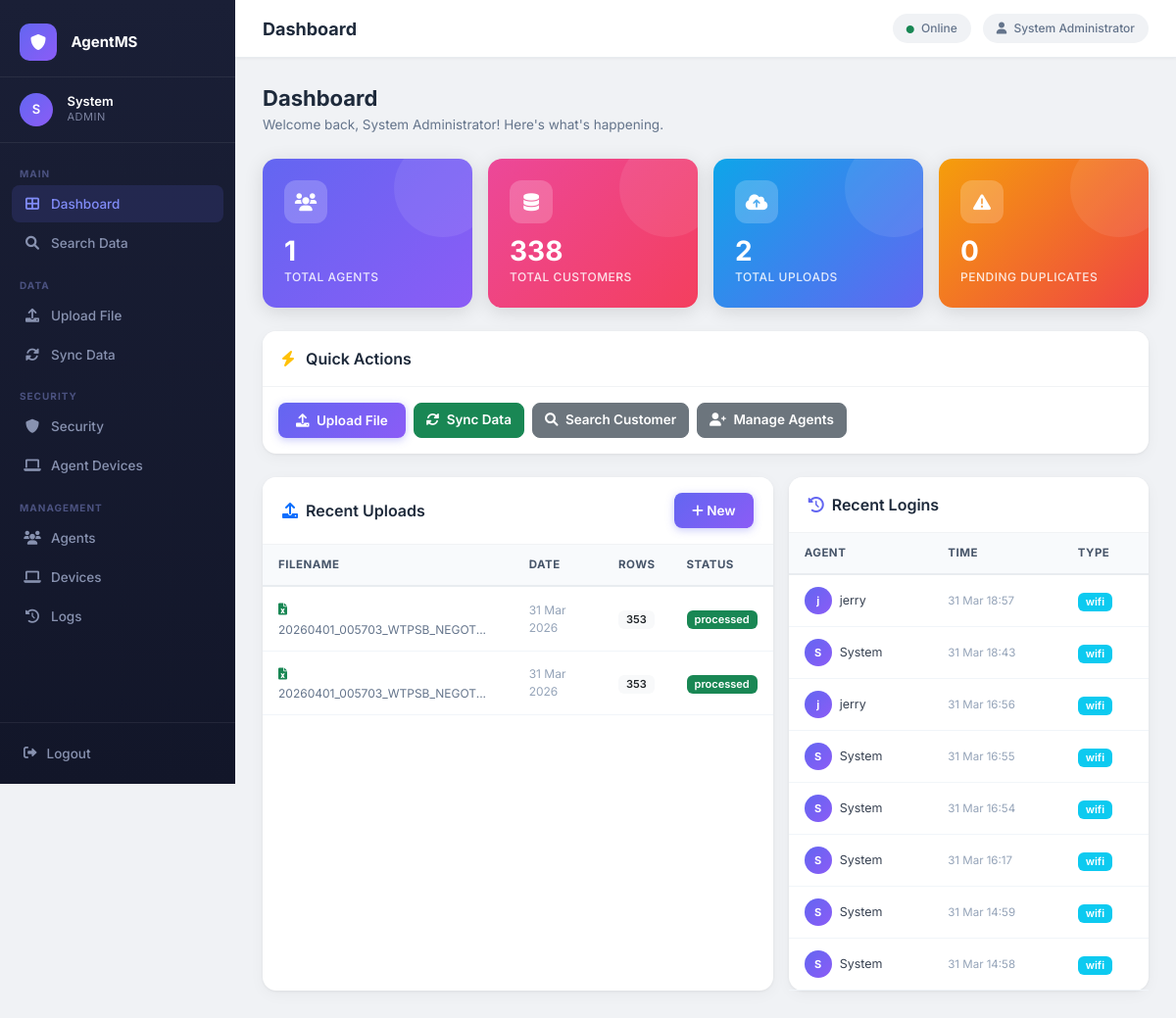
The page /admin (signed in) on the database its author committed.
### app.py (models this page shows, shortened)
class User(UserMixin, db.Model):
    __tablename__ = 'users'
    id = db.Column(db.Integer, primary_key=True)
    username = db.Column(db.String(80), unique=True, nullable=False)
    email = db.Column(db.String(120), unique=True, nullable=False)
    password_hash = db.Column(db.String(200), nullable=False)
    role = db.Column(db.String(20), nullable=False)
    full_name = db.Column(db.String(100))
    phone = db.Column(db.String(20))
    is_active = db.Column(db.Boolean, default=True)
    created_at = db.Column(db.DateTime, default=datetime.utcnow)
    last_login = db.Column(db.DateTime)
    login_logs = db.relationship('LoginLog', backref='user', lazy=True)
    search_logs = db.relationship('SearchLog', backref='user', lazy=True)
    password_changed_at = db.Column(db.DateTime, default=datetime.utcnow)
    must_change_password = db.Column(db.Boolean, default=False)
    credit_balance = db.Column(db.Integer, default=0)
    def is_password_expired(self):
        policy = SystemSettings.get('password_expiry_days')
        if not policy or int(policy) == 0:
            return False
        expiry_days = int(policy)
        if not self.password_changed_at:
            return True
        return (datetime.utcnow() - self.password_changed_at).days >= expiry_days

class Upload(db.Model):
    __tablename__ = 'uploads'
    id = db.Column(db.Integer, primary_key=True)
    filename = db.Column(db.String(200), nullable=False)
    file_path = db.Column(db.String(500))
    upload_date = db.Column(db.DateTime, default=datetime.utcnow)
    admin_id = db.Column(db.Integer, db.ForeignKey('users.id'))
    row_count = db.Column(db.Integer)
    column_count = db.Column(db.Integer)
    columns_found = db.Column(db.Text)
    column_mapping = db.Column(db.Text, default='{}')
    year = db.Column(db.Integer)
    is_current = db.Column(db.Boolean, default=True)
    status = db.Column(db.String(20), default='pending')
    admin = db.relationship('User', backref='uploads')

class LoginLog(db.Model):
    __tablename__ = 'login_logs'
    id = db.Column(db.Integer, primary_key=True)
    user_id = db.Column(db.Integer, db.ForeignKey('users.id'))
    login_time = db.Column(db.DateTime, default=datetime.utcnow)
    logout_time = db.Column(db.DateTime)
    ip_address = db.Column(db.String(45))
    location = db.Column(db.String(200))
    device_info = db.Column(db.String(500))
    connection_type = db.Column(db.String(50))
    session_duration = db.Column(db.Integer)
    session_id = db.Column(db.String(100), unique=True)

### app.py (the view)
@app.route('/admin')
@login_required
@admin_required
def admin_dashboard():
    total_agents = User.query.filter_by(role='agent').count()
    total_customers = CustomerData.query.count()
    total_uploads = Upload.query.count()
    recent_uploads = Upload.query.order_by(Upload.upload_date.desc()).limit(10).all()
    recent_logins = LoginLog.query.order_by(LoginLog.login_time.desc()).limit(20).all()
    pending_duplicates = DuplicateRecordLog.query.filter_by(action_taken='pending').count()
    return render_template('admin_dashboard.html',
                         total_agents=total_agents,
                         total_customers=total_customers,
                         total_uploads=total_uploads,
                         recent_uploads=recent_uploads,
                         recent_logins=recent_logins,
                         pending_duplicates=pending_duplicates)

### app.py (called while the page is built)
def admin_required(f):
    @wraps(f)
    def decorated_function(*args, **kwargs):
        if not current_user.is_authenticated or current_user.role != 'admin':
            flash('Admin access required', 'danger')
            return redirect(url_for('login'))
        return f(*args, **kwargs)
    return decorated_function

@login_manager.user_loader
def load_user(user_id):
    return User.query.get(int(user_id))

@app.context_processor
def inject_globals():
    try:
        from flask_login import current_user
        if current_user.is_authenticated and current_user.role == 'admin':
            count = AgentDevice.query.filter_by(status='pending').count()
            phase2 = SystemSettings.get('phase2_enabled', '0') == '1'
            return {'pending_devices_count': count, 'phase2_enabled': phase2}
    except:
        pass
    return {'pending_devices_count': 0, 'phase2_enabled': False}

    @staticmethod
    def get(key, default=None):
        s = SystemSettings.query.filter_by(key=key).first()
        return s.value if s else default

### templates/admin_dashboard.html
{% extends "base.html" %}
{% block page_title %}Dashboard{% endblock %}
{% block content %}
<div class="page-header">
    <h2>Dashboard</h2>
    <p>Welcome back, {{ current_user.full_name }}! Here's what's happening.</p>
</div>
<div class="row g-3 mb-4">
    <div class="col-md-3 col-sm-6">
        <div class="stat-card stat-purple">
            <div class="stat-icon"><i class="fas fa-users"></i></div>
            <div class="stat-value">{{ total_agents }}</div>
            <div class="stat-label">Total Agents</div>
        </div>
    </div>
    <div class="col-md-3 col-sm-6">
        <div class="stat-card stat-pink">
            <div class="stat-icon"><i class="fas fa-database"></i></div>
            <div class="stat-value">{{ total_customers }}</div>
            <div class="stat-label">Total Customers</div>
        </div>
    </div>
    <div class="col-md-3 col-sm-6">
        <div class="stat-card stat-blue">
            <div class="stat-icon"><i class="fas fa-cloud-upload-alt"></i></div>
            <div class="stat-value">{{ total_uploads }}</div>
            <div class="stat-label">Total Uploads</div>
        </div>
    </div>
    <div class="col-md-3 col-sm-6">
        <div class="stat-card stat-orange">
            <div class="stat-icon"><i class="fas fa-exclamation-triangle"></i></div>
            <div class="stat-value">{{ pending_duplicates }}</div>
            <div class="stat-label">Pending Duplicates</div>
        </div>
    </div>
</div>
<div class="row g-3 mb-4">
    <div class="col-12">
        <div class="card">
            <div class="card-header">
                <i class="fas fa-bolt me-2 text-warning"></i> Quick Actions
            </div>
            <div class="card-body d-flex flex-wrap gap-2 py-3">
                <a href="{{ url_for('admin_upload') }}" class="btn btn-primary">
                    <i class="fas fa-upload me-1"></i> Upload File
                </a>
                <a href="{{ url_for('admin_sync') }}" class="btn btn-success">
                    <i class="fas fa-sync-alt me-1"></i> Sync Data
                </a>
                <a href="{{ url_for('admin_search') }}" class="btn btn-secondary">
                    <i class="fas fa-search me-1"></i> Search Customer
                </a>
                <a href="{{ url_for('admin_agents') }}" class="btn btn-secondary">
                    <i class="fas fa-user-plus me-1"></i> Manage Agents
                </a>
            </div>
        </div>
    </div>
</div>
<div class="row g-3">
    <div class="col-lg-7">
        <div class="card h-100">
            <div class="card-header d-flex justify-content-between align-items-center">
                <span><i class="fas fa-upload me-2 text-primary"></i>Recent Uploads</span>
                <a href="{{ url_for('admin_upload') }}" class="btn btn-sm btn-primary">
                    <i class="fas fa-plus"></i> New
                </a>
            </div>
            <div class="card-body p-0">
                <div class="table-responsive">
                    <table class="table mb-0">
                        <thead>
                            <tr>
                                <th>Filename</th>
                                <th>Date</th>
                                <th>Rows</th>
                                <th>Status</th>
                            </tr>
                        </thead>
                        <tbody>
                            {% for upload in recent_uploads %}
                            <tr>
                                <td>
                                    <span style="font-size:12px;color:#64748b">
                                        <i class="fas fa-file-excel me-1 text-success"></i>
                                        {{ upload.filename | truncate(30) }}
                                    </span>
                                </td>
                                <td style="font-size:12px;color:#94a3b8">{{ upload.upload_date.strftime('%d %b %Y') }}</td>
                                <td><span class="badge bg-light text-dark">{{ upload.row_count }}</span></td>
                                <td>
                                    <span class="badge {% if upload.status == 'processed' %}bg-success{% elif upload.status == 'synced' %}bg-info{% else %}bg-warning text-dark{% endif %}">
                                        {{ upload.status }}
                                    </span>
                                </td>
                            </tr>
                            {% endfor %}
                        </tbody>
                    </table>
                </div>
            </div>
        </div>
    </div>
    <div class="col-lg-5">
        <div class="card h-100">
            <div class="card-header">
                <i class="fas fa-history me-2 text-purple" style="color:#6366f1"></i>Recent Logins
            </div>
            <div class="card-body p-0">
                <div class="table-responsive">
                    <table class="table mb-0">
                        <thead>
                            <tr>
                                <th>Agent</th>
                                <th>Time</th>
                                <th>Type</th>
                            </tr>
                        </thead>
                        <tbody>
                            {% for log in recent_logins %}
                            <tr>
                                <td>
                                    <div style="display:flex;align-items:center;gap:8px">
                                        <div style="width:28px;height:28px;border-radius:50%;background:linear-gradient(135deg,#6366f1,#8b5cf6);display:flex;align-items:center;justify-content:center;color:white;font-size:11px;font-weight:700">
                                            {{ log.user.full_name[:1] }}
                                        </div>
                                        <span style="font-size:12.5px">{{ log.user.full_name.split()[0] }}</span>
                                    </div>
                                </td>
                                <td style="font-size:11.5px;color:#94a3b8">{{ log.login_time.strftime('%d %b %H:%M') }}</td>
                                <td>
                                    <span class="badge {% if log.connection_type == 'wifi' %}bg-info{% else %}bg-warning text-dark{% endif %}">
                                        {{ log.connection_type }}
                                    </span>
                                </td>
                            </tr>
                            {% endfor %}
                        </tbody>
                    </table>
                </div>
            </div>
        </div>
    </div>
</div>
{% endblock %}

### templates/base.html (shortened to what this page needs)
<!DOCTYPE html>
<html lang="en">
<head>
    <link href="https://cdn.jsdelivr.net/npm/bootstrap@5.1.3/dist/css/bootstrap.min.css" rel="stylesheet">
    <link href="https://cdn.datatables.net/1.11.5/css/dataTables.bootstrap5.min.css" rel="stylesheet">
    <link href="https://cdnjs.cloudflare.com/ajax/libs/font-awesome/6.0.0/css/all.min.css" rel="stylesheet">
</head>
<body class="{% if not current_user.is_authenticated %}no-sidebar{% endif %}">
{% if current_user.is_authenticated %}
<div class="sidebar">
    <div class="sidebar-brand">
        <span class="brand-icon"><i class="fas fa-shield-alt"></i></span>
        <span>AgentMS</span>
    </div>
    <div class="sidebar-user">
        <div class="avatar">{{ current_user.full_name[:1] }}</div>
        <div class="user-info">
            <div class="user-name">{{ current_user.full_name.split()[0] }}</div>
            <div class="user-role">{{ current_user.role }}</div>
        </div>
    </div>
    <div class="sidebar-nav">
        {% if current_user.role == 'admin' %}
        <div class="nav-section-label">Main</div>
        <a class="nav-link {% if request.endpoint == 'admin_dashboard' %}active{% endif %}"
           href="{{ url_for('admin_dashboard') }}">
            <i class="fas fa-th-large"></i> Dashboard
        </a>
        <a class="nav-link {% if request.endpoint == 'admin_search' %}active{% endif %}"
           href="{{ url_for('admin_search') }}">
            <i class="fas fa-search"></i> Search Data
        </a>
        <div class="nav-section-label mt-2">Data</div>
        <a class="nav-link {% if request.endpoint == 'admin_upload' %}active{% endif %}"
           href="{{ url_for('admin_upload') }}">
            <i class="fas fa-upload"></i> Upload File
        </a>
        <a class="nav-link {% if request.endpoint == 'admin_sync' %}active{% endif %}"
           href="{{ url_for('admin_sync') }}">
            <i class="fas fa-sync-alt"></i> Sync Data
        </a>
        <div class="nav-section-label mt-2">Security</div>
        <a class="nav-link {% if request.endpoint == 'admin_security' %}active{% endif %}"
           href="{{ url_for('admin_security') }}">
            <i class="fas fa-shield-alt"></i> Security
        </a>
        <a class="nav-link {% if request.endpoint == 'admin_devices' %}active{% endif %}"
           href="{{ url_for('admin_devices') }}">
            <i class="fas fa-laptop"></i> Agent Devices
        </a>
        <div class="nav-section-label mt-2">Management</div>
        <a class="nav-link {% if request.endpoint == 'admin_agents' %}active{% endif %}"
           href="{{ url_for('admin_agents') }}">
            <i class="fas fa-users"></i> Agents
        </a>
        <a class="nav-link {% if request.endpoint == 'admin_devices' %}active{% endif %}"
           href="{{ url_for('admin_devices') }}">
            <i class="fas fa-laptop"></i> Devices
            {% set pending_count = pending_devices_count | default(0) %}
        </a>
        <a class="nav-link {% if request.endpoint == 'admin_logs' %}active{% endif %}"
           href="{{ url_for('admin_logs') }}">
            <i class="fas fa-history"></i> Logs
        </a>
        {% endif %}
    </div>
    <div class="sidebar-footer">
        <a class="nav-link" href="{{ url_for('logout') }}">
            <i class="fas fa-sign-out-alt"></i> Logout
        </a>
    </div>
</div>
<div class="main-wrapper">
    <div class="topbar">
        <div class="topbar-title">{% block page_title %}Agent Management System{% endblock %}</div>
        <div class="topbar-right">
            <span class="topbar-badge"><i class="fas fa-circle text-success me-1" style="font-size:8px"></i> Online</span>
            <span class="topbar-badge"><i class="fas fa-user me-1"></i> {{ current_user.full_name }}</span>
        </div>
    </div>
    <div class="content-area">
        {% block content %}{% endblock %}
    </div>
</div>
{% endif %}
</body>
</html>

### rows shown on the page
User: full_name "S", full_name "System", role "ADMIN", full_name "System Administrator"
Upload: filename "20260401_005703_WTPSB_NEGOT...", upload_date "31 Mar 2026", row_count "353", status "processed"
Upload: filename "20260401_005703_WTPSB_NEGOT...", upload_date "31 Mar 2026", row_count "353", status "processed"
LoginLog: user "j", user.full_name "jerry", login_time "31 Mar 18:57", connection_type "wifi"
LoginLog: user "S", user.full_name "System", login_time "31 Mar 18:43", connection_type "wifi"
LoginLog: user "j", user.full_name "jerry", login_time "31 Mar 16:56", connection_type "wifi"
LoginLog: user "S", user.full_name "System", login_time "31 Mar 16:55", connection_type "wifi"
LoginLog: user "S", user.full_name "System", login_time "31 Mar 16:54", connection_type "wifi"
LoginLog: user "S", user.full_name "System", login_time "31 Mar 16:17", connection_type "wifi"
LoginLog: user "S", user.full_name "System", login_time "31 Mar 14:59", connection_type "wifi"
LoginLog: user "S", user.full_name "System", login_time "31 Mar 14:58", connection_type "wifi"

### other values the page prints
{{ total_agents }} "1"
{{ total_customers }} "338"
{{ total_uploads }} "2"
{{ pending_duplicates }} "0"
